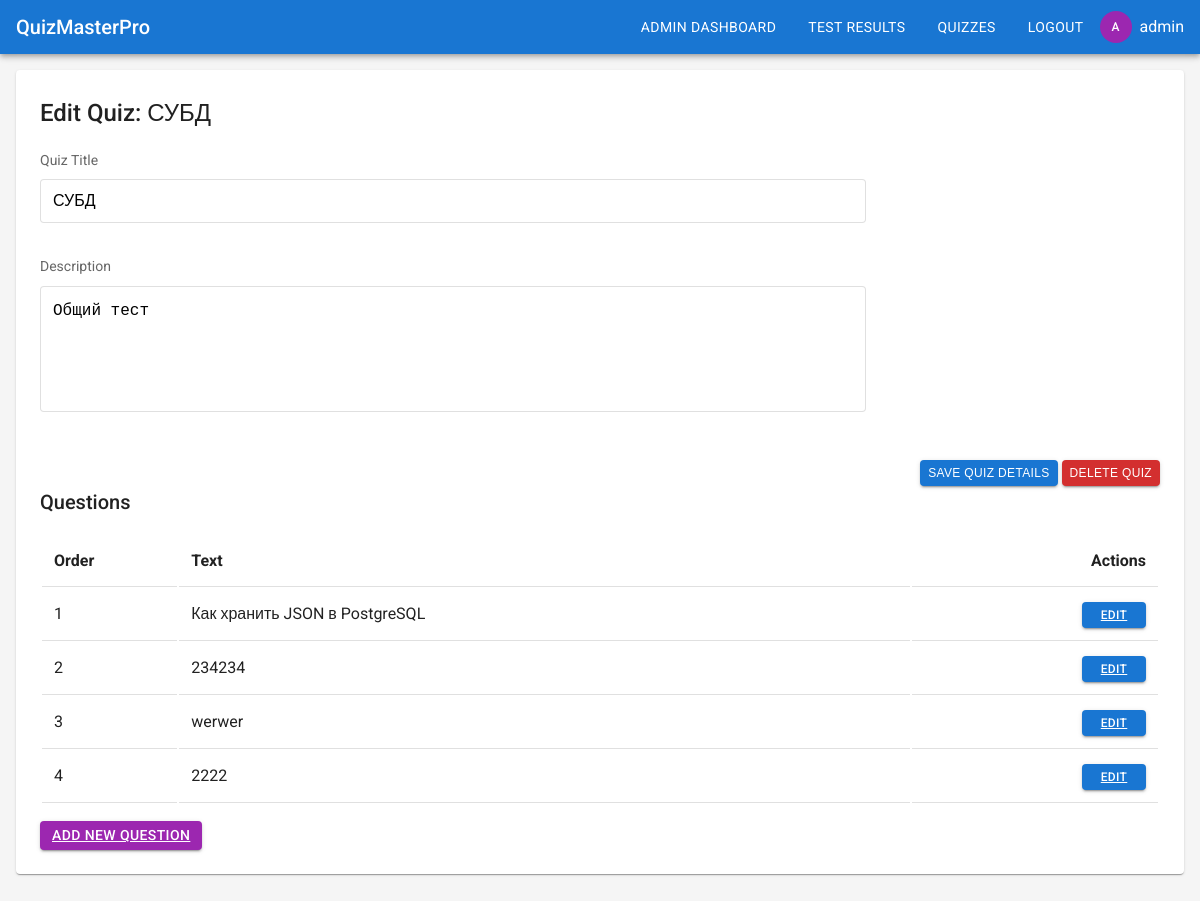
Page /admin/edit/1 (signed in) on the committed database.
### app/models.py (models this page shows, shortened)
class User(db.Model, UserMixin):
    id = db.Column(db.Integer, primary_key=True)
    username = db.Column(db.String(64), index=True, unique=True)
    password_hash = db.Column(db.String(128))
    is_admin = db.Column(db.Boolean, default=False)
    created_at = db.Column(db.DateTime, default=datetime.utcnow)

class Quiz(db.Model):
    id = db.Column(db.Integer, primary_key=True)
    title = db.Column(db.String(128), nullable=False)
    description = db.Column(db.Text)
    created_at = db.Column(db.DateTime, default=datetime.utcnow)
    created_by = db.Column(db.Integer, db.ForeignKey('user.id'))
    is_active = db.Column(db.Boolean, default=True)
    questions = db.relationship('Question', backref='quiz', lazy='dynamic', cascade='all, delete-orphan')

class Question(db.Model):
    id = db.Column(db.Integer, primary_key=True)
    quiz_id = db.Column(db.Integer, db.ForeignKey('quiz.id'))
    text = db.Column(db.Text, nullable=False)
    order = db.Column(db.Integer)
    answers = db.relationship('Answer', backref='question', lazy='dynamic', cascade='all, delete-orphan')

### app/routes/admin_routes.py (the view, shortened to what this page needs)
@admin_bp.route('/admin/edit/<int:quiz_id>', methods=['GET', 'POST'])
@admin_required
def edit_quiz(quiz_id):
    quiz = Quiz.query.get_or_404(quiz_id)
    questions = Question.query.filter_by(quiz_id=quiz_id).order_by(Question.order).all()
    logger.info(f'Admin {current_user.username} accessed edit quiz {quiz_id}')
    return render_template('admin/edit_quiz.html', quiz=quiz, questions=questions)

### app/__init__.py (called while the page is built)
def create_app():
    app = Flask(__name__)
    app.config.from_object(Config)
    db.init_app(app)
    login_manager.init_app(app)
    login_manager.login_view = 'auth.login'
    from app.routes.main import main_bp
    from app.routes.auth_routes import auth_bp
    from app.routes.quiz_routes import quiz_bp
    from app.routes.admin_routes import admin_bp
    app.register_blueprint(main_bp)
    app.register_blueprint(auth_bp, url_prefix='/auth')
    app.register_blueprint(quiz_bp, url_prefix='/quizzes')
    app.register_blueprint(admin_bp)
    @login_manager.user_loader
    def load_user(user_id):
        from app.models import User
        return User.query.get(int(user_id))
    return app

### app/routes/admin_routes.py (called while the page is built)
def admin_required(f):
    @wraps(f)
    def decorated_function(*args, **kwargs):
        if not current_user.is_authenticated or not current_user.is_admin:
            logger.warning(f'Unauthorized access attempt by {current_user.username if current_user.is_authenticated else "anonymous"} to admin route')
            flash('Access denied. Admin privileges required.', 'error')
            return redirect(url_for('auth.login'))
        return f(*args, **kwargs)
    return decorated_function

### app/templates/admin/edit_quiz.html (shortened to what this page needs)
{% extends "base.html" %}
{% block content %}
<div class="card">
    <div class="card-content">
        <h2>Edit Quiz: {{ quiz.title }}</h2>
        <form method="POST" action="{{ url_for('admin.edit_quiz', quiz_id=quiz.id) }}">
            <div class="form-control">
                <label for="quizTitle">Quiz Title</label>
                <input type="text" id="quizTitle" name="title" class="form-control" value="{{ quiz.title }}" required>
            </div>
            <div class="form-control">
                <label for="quizDescription">Description</label>
                <textarea id="quizDescription" name="description" class="form-control description-textarea">{{ quiz.description or '' }}</textarea>
            </div>
            <div class="text-right mt-3">
                <button type="submit" class="btn btn-primary btn-sm">Save Quiz Details</button>
                <button type="button" class="btn btn-error btn-sm" onclick="deleteQuiz()">Delete Quiz</button>
            </div>
        </form>
    <h3>Questions</h3>
{% if questions %}
    <table class="quiz-table">
        <thead>
            <tr>
                <th class="col-order">Order</th>
                <th class="col-text">Text</th>
                <th class="col-actions">Actions</th>
            </tr>
        </thead>
        <tbody>
            {% for q in questions %}
                <tr>
                    <td class="col-order">{{ q.order }}</td>
                    <td class="col-text">{{ q.text }}</td>
                    <td class="col-actions">
                        <a href="{{ url_for('admin.edit_question', quiz_id=quiz.id, question_order=q.order) }}" class="btn btn-primary btn-sm">Edit</a>
                    </td>
                </tr>
            {% endfor %}
        </tbody>
    </table>
{% else %}
    <p>No questions yet.</p>
{% endif %}
<a href="{{ url_for('admin.edit_question', quiz_id=quiz.id, question_order=questions|length + 1) }}" class="btn btn-secondary mt-2">Add New Question</a>
    </div>
</div>
{% endblock %}

### app/templates/base.html (shortened to what this page needs)
<!DOCTYPE html>
<html lang="en">
<head>
    <link rel="stylesheet" href="{{ url_for('static', filename='css/material.css') }}">
</head>
<body>
    <nav class="navbar">
        <a href="{{ url_for('main.index') }}" class="navbar-brand">QuizMasterPro</a>
        <div class="navbar-menu">
            {% if current_user.is_authenticated %}
                {% if current_user.is_admin %}
                    <a href="{{ url_for('admin.dashboard') }}" class="navbar-item">Admin Dashboard</a>
                    <a href="{{ url_for('admin.results_overview') }}" class="navbar-item">Test Results</a>
                {% endif %}
                <a href="{{ url_for('quiz.list_quizzes') }}" class="navbar-item">Quizzes</a>
                <a href="{{ url_for('auth.logout') }}" class="navbar-item">Logout</a>
                <div class="user-info">
                    <span class="avatar">{{ current_user.username[0] | upper }}</span>
                    <span>{{ current_user.username }}</span>
                </div>
            {% else %}
                <a href="{{ url_for('auth.login') }}" class="navbar-item">Login</a>
            {% endif %}
        </div>
    </nav>
    <div class="container">
        {% block content %}
        {% endblock %}
    </div>
</body>
</html>

### app/static/css/material.css (style rules this page uses)
:root { --primary: #1976d2; --primary-dark: #1565c0; --primary-light: #42a5f5; --secondary: #9c27b0; --secondary-dark: #7b1fa2; --secondary-light: #ba68c8; --error: #d32f2f; --warning: #ed6c02; --info: #0288d1; --success: #2e7d32; --background: #f5f5f5; --surface: #ffffff; --text-primary: rgba(0, 0, 0, 0.87); --text-secondary: rgba(0, 0, 0, 0.6); --text-disabled: rgba(0, 0, 0, 0.38); --divider: rgba(0, 0, 0, 0.12); }
body { font-family: 'Roboto', sans-serif; margin: 0; padding: 0; background-color: var(--background); color: var(--text-primary); line-height: 1.6; }
h1, h2, h3, h4, h5, h6 { font-weight: 500; margin: 0 0 1rem 0; }
h2 { font-size: 1.5rem; }
h3 { font-size: 1.25rem; }
.container { max-width: 1200px; margin: 0 auto; padding: 1rem; }
.card { background: var(--surface); border-radius: 4px; box-shadow: 0 2px 1px -1px rgba(0,0,0,0.2), 0 1px 1px 0 rgba(0,0,0,0.14), 0 1px 3px 0 rgba(0,0,0,0.12); padding: 1.5rem; margin-bottom: 1.5rem; }
.btn { display: inline-flex; align-items: center; justify-content: center; padding: 0.25rem 0.75rem; border-radius: 4px; font-size: 0.875rem; font-weight: 500; text-transform: uppercase; letter-spacing: 0.02857em; cursor: pointer; border: none; transition: background-color 250ms cubic-bezier(0.4, 0, 0.2, 1) 0ms, box-shadow 250ms cubic-bezier(0.4, 0, 0.2, 1) 0ms, border 250ms cubic-bezier(0.4, 0, 0.2, 1) 0ms; min-width: 64px; box-shadow: 0 3px 1px -2px rgba(0,0,0,0.2), 0 2px 2px 0 rgba(0,0,0,0.14), 0 1px 5px 0 rgba(0,0,0,0.12); line-height: 1.5; }
.btn-primary { background-color: var(--primary); color: white; }
.btn-secondary { background-color: var(--secondary); color: white; }
.btn-error { background-color: var(--error); color: white; }
.btn-sm { padding: 0.25rem 0.5rem; font-size: 0.75rem; min-width: 48px; }
.form-control { margin-bottom: 1rem; }
.form-control label { display: block; margin-bottom: 0.5rem; color: var(--text-secondary); font-size: 0.875rem; }
.form-control input[type="text"], .form-control input[type="password"], .form-control input[type="email"], .form-control select { width: 100%; max-width: 800px; padding: 0.75rem; border: 1px solid var(--divider); border-radius: 4px; font-size: 1rem; transition: border-color 250ms cubic-bezier(0.4, 0, 0.2, 1) 0ms; }
.form-control textarea { width: 100%; max-width: 800px; padding: 0.75rem; border: 1px solid var(--divider); border-radius: 4px; font-size: 1rem; line-height: 1.5; transition: border-color 250ms cubic-bezier(0.4, 0, 0.2, 1) 0ms; resize: none; }
.form-control textarea.description-textarea { height: 100px; }
.navbar { background-color: var(--primary); color: white; padding: 0 1rem; box-shadow: 0 2px 4px -1px rgba(0,0,0,0.2), 0 4px 5px 0 rgba(0,0,0,0.14), 0 1px 10px 0 rgba(0,0,0,0.12); display: flex; justify-content: space-between; align-items: center; }
.navbar-brand { font-size: 1.25rem; font-weight: 500; text-decoration: none; color: white; }
.navbar-menu { display: flex; align-items: center; }
.navbar-item { padding: 1rem; color: white; text-decoration: none; font-size: 0.875rem; text-transform: uppercase; letter-spacing: 0.02857em; }
.user-info { display: flex; align-items: center; }
.avatar { width: 32px; height: 32px; border-radius: 50%; background-color: var(--secondary); color: white; display: flex; align-items: center; justify-content: center; margin-right: 0.5rem; font-size: 0.75rem; font-weight: 500; }
.mt-2 { margin-top: 1rem; }
.mt-3 { margin-top: 1.5rem; }
.text-right { text-align: right; }

### app/templates/admin/edit_quiz.html (style rules this page uses)
.quiz-table { width: 100%; table-layout: fixed; }
.quiz-table th, .quiz-table td { padding: 0.75rem; text-align: left; border-bottom: 1px solid var(--divider); }
.quiz-table .col-order { width: 10%; }
.quiz-table .col-text { width: auto; word-break: break-word; white-space: normal; }
.quiz-table .col-actions { width: 20%; text-align: right; }

### rows in the picture
User: username "A", username "admin"
Quiz: title "СУБД", description "Общий тест"
Question: order "1", text "Как хранить JSON в PostgreSQL"
Question: order "2", text "234234"
Question: order "3", text "werwer"
Question: order "4", text "2222"
